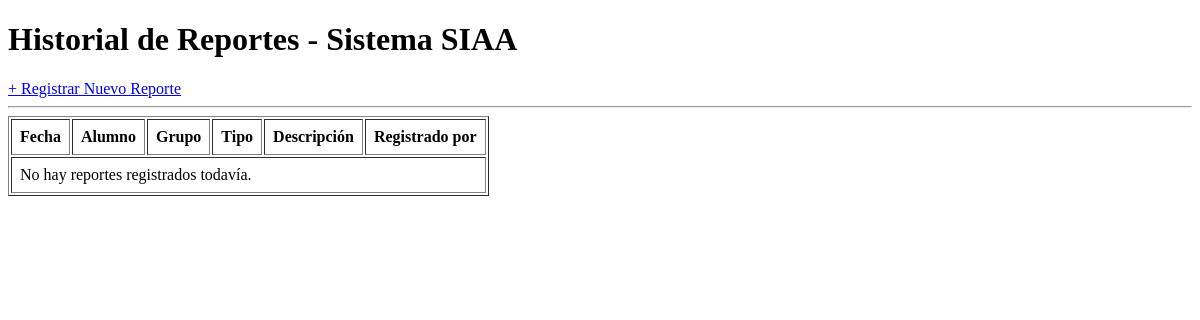
Before: / with the older database file.
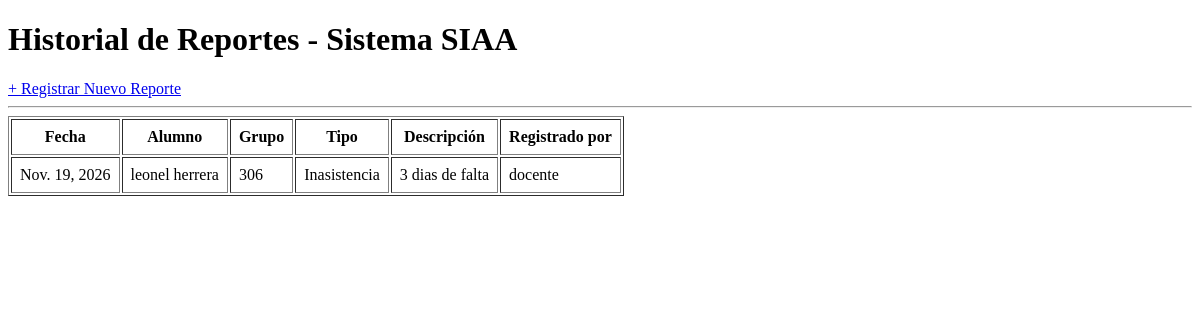
After: the same page with the newer database file.
### reportes/models.py (models this page shows, shortened)
class Reporte(models.Model):
    TIPOS_REPORTE = [
        ('INASISTENCIA', 'Inasistencia'),
        ('ACTITUDINAL', 'Actitudinal'),
        ('ACADEMICO', 'Académico'),
    ]
    alumno = models.ForeignKey(Alumno, on_delete=models.CASCADE, related_name='reportes')
    tipo = models.CharField(max_length=15, choices=TIPOS_REPORTE)
    descripcion = models.TextField()
    fecha = models.DateField(auto_now_add=True)
    registrado_por = models.CharField(max_length=100)

class Alumno(models.Model):
    matricula = models.CharField(max_length=20, unique=True)
    nombre_completo = models.CharField(max_length=150)
    grupo = models.CharField(max_length=10)
    semestre = models.IntegerField()

### reportes/views.py (the view)
# urls.py: path('', views.lista_reportes, name='lista_reportes'),
def lista_reportes(request):
    tipo_filtro = request.GET.get('tipo')
    if tipo_filtro:
        reportes = Reporte.objects.filter(tipo=tipo_filtro).order_by('-fecha')
    else:
        reportes = Reporte.objects.all().order_by('-fecha')
    return render(request, 'reportes/lista_reportes.html', {
        'reportes': reportes,
        'tipos_reporte': Reporte.TIPOS_REPORTE,
        'tipo_seleccionado': tipo_filtro
    })

### reportes/templates/reportes/lista_reportes.html (shortened to what this page needs)
<!DOCTYPE html>
<html lang="es">
<head>
</head>
<body>
    <h1>Historial de Reportes - Sistema SIAA</h1>
    <a href="{% url 'crear_reporte' %}">+ Registrar Nuevo Reporte</a>
    <hr>
    <table border="1" cellpadding="8">
        <tr>
            <th>Fecha</th>
            <th>Alumno</th>
            <th>Grupo</th>
            <th>Tipo</th>
            <th>Descripción</th>
            <th>Registrado por</th>
        </tr>
        {% for reporte in reportes %}
        <tr>
            <td>{{ reporte.fecha }}</td>
            <td>{{ reporte.alumno.nombre_completo }}</td>
            <td>{{ reporte.alumno.grupo }}</td>
            <td>{{ reporte.get_tipo_display }}</td>
            <td>{{ reporte.descripcion }}</td>
            <td>{{ reporte.registrado_por }}</td>
        </tr>
        {% empty %}
        <tr>
            <td colspan="6">No hay reportes registrados todavía.</td>
        </tr>
        {% endfor %}
    </table>
</body>
</html>

Changed rows visible on the page:
added Reporte: fecha "Nov. 19, 2026", alumno.nombre_completo "leonel herrera", alumno.grupo "306", tipo "Inasistencia", descripcion "3 dias de falta", registrado_por "docente"
Other visible differences:
text no longer shown: "No hay reportes registrados todavía."
